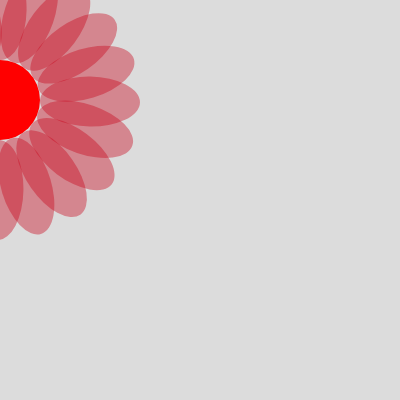
Frame 1 (no input)
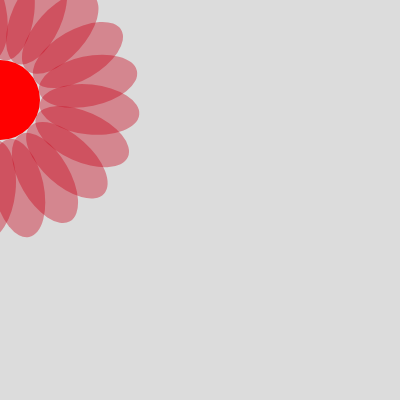
Frame 60 (no input)
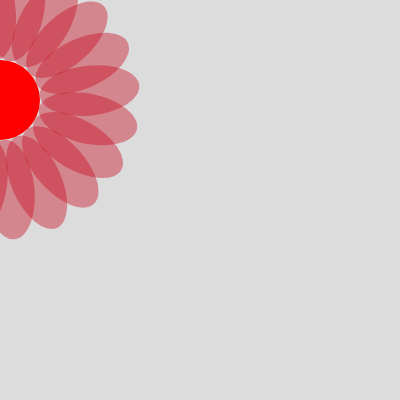
Frame 120 (the mouse pressed at the canvas centre since frame 60)

The p5.js sketch that drew these frames (run headless with seeded random() and noise() and a simulated clock; from frame 60 on, the mouse is pressed at the canvas centre):

// p5.js sketch
// ── sketch.js
let noPetal = 8;
function setup() {
  createCanvas(400, 400);
  angleMode(DEGREES);
}

function draw() {
  background(220);
drawFlower(20,0,100);

 



function drawFlower(petals,x,y) {
   push();
//move origin
translate(x,y);
noStroke();
fill("red");
ellipse(0,0,80);
rotate(frameCount);

for (let i=0; i<petals; i++) {
rotate(360/petals);
fill(200,0,23,100);
noStroke();
ellipse(90,0,100,50);
}


  pop();

  }
}
